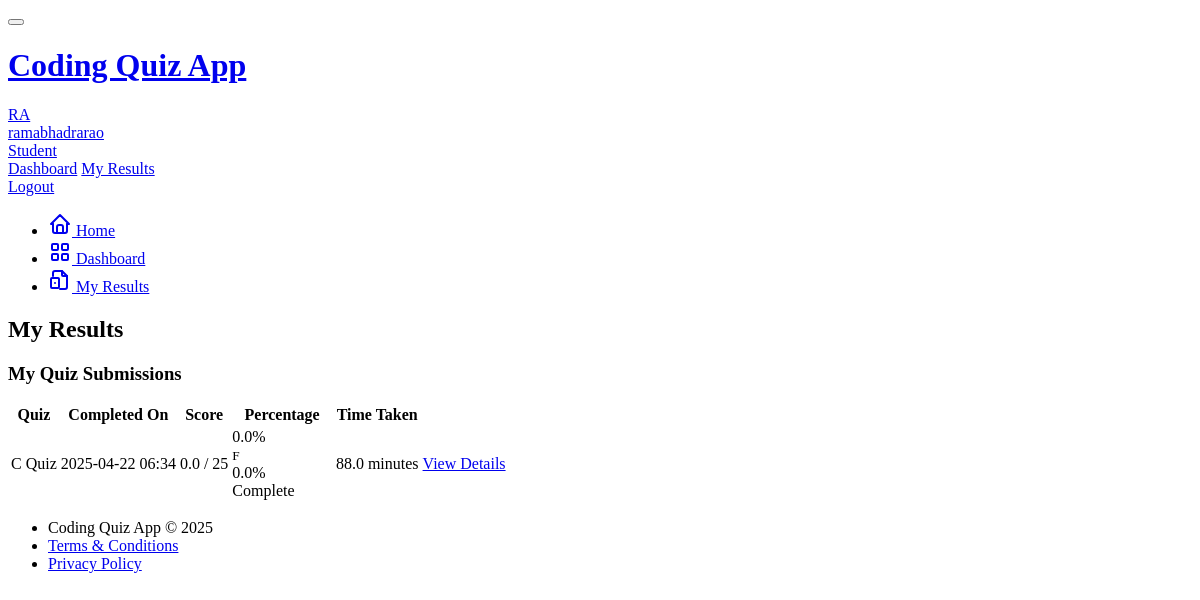
The app's page /student/results (signed in) with its own data.
### models.py (models this page shows, shortened)
class User(UserMixin, db.Model):
    id = db.Column(db.Integer, primary_key=True)
    username = db.Column(db.String(64), unique=True, index=True)
    email = db.Column(db.String(120), unique=True, index=True)
    password_hash = db.Column(db.String(128))
    is_admin = db.Column(db.Boolean, default=False)
    created_at = db.Column(db.DateTime, default=datetime.utcnow)
    quizzes = db.relationship('Quiz', backref='author', lazy='dynamic')
    submissions = db.relationship('Submission', backref='student', lazy='dynamic')

class Submission(db.Model):
    id = db.Column(db.Integer, primary_key=True)
    user_id = db.Column(db.Integer, db.ForeignKey('user.id'))
    quiz_id = db.Column(db.Integer, db.ForeignKey('quiz.id'))
    started_at = db.Column(db.DateTime, default=datetime.utcnow)
    completed_at = db.Column(db.DateTime)
    is_completed = db.Column(db.Boolean, default=False)
    score = db.Column(db.Float)
    total_points = db.Column(db.Integer)
    question_submissions = db.relationship('QuestionSubmission', backref='submission', lazy='dynamic', cascade='all, delete-orphan')

class Quiz(db.Model):
    id = db.Column(db.Integer, primary_key=True)
    title = db.Column(db.String(100), nullable=False)
    description = db.Column(db.Text)
    is_active = db.Column(db.Boolean, default=True)
    time_limit = db.Column(db.Integer, default=30)  # minutes
    created_at = db.Column(db.DateTime, default=datetime.utcnow)
    updated_at = db.Column(db.DateTime, default=datetime.utcnow, onupdate=datetime.utcnow)
    author_id = db.Column(db.Integer, db.ForeignKey('user.id'))
    questions = db.relationship('Question', backref='quiz', lazy='dynamic', cascade='all, delete-orphan')
    submissions = db.relationship('Submission', backref='quiz', lazy='dynamic')

### app/routes/student.py (the view)
@student_bp.route('/results')
@login_required
def results():
    submissions = Submission.query.filter_by(
        user_id=current_user.id,
        is_completed=True
    ).order_by(Submission.completed_at.desc()).all()
    return render_template('student/results.html',
                          submissions=submissions,
                          title='My Results')

### app/templates/student/results.html (shortened to what this page needs)
{% extends "base.html" %}
{% block page_title %}
My Results
{% endblock %}
{% block content %}
<div class="card">
    <div class="card-header">
        <h3 class="card-title">My Quiz Submissions</h3>
    </div>
    <div class="card-body">
        {% if submissions %}
        <div class="table-responsive">
            <table class="table table-vcenter card-table">
                <thead>
                    <tr>
                        <th>Quiz</th>
                        <th>Completed On</th>
                        <th>Score</th>
                        <th>Percentage</th>
                        <th>Time Taken</th>
                        <th class="w-1"></th>
                    </tr>
                </thead>
                <tbody>
                    {% for submission in submissions %}
                    <tr>
                        <td>{{ submission.quiz.title }}</td>
                        <td>{{ submission.completed_at.strftime('%Y-%m-%d %H:%M') }}</td>
                        <td>{{ "%.1f"|format(submission.score) }} / {{ submission.total_points }}</td>
                        <td>
                            {% set percentage = 100 * submission.score / submission.total_points if submission.total_points else 0 %}
                            <div class="clearfix">
                                <div class="float-start mt-1">
                                    {{ "%.1f"|format(percentage) }}%
                                </div>
                                <div class="float-end">
                                    <small class="text-muted">
                                        {% if percentage >= 90 %}A
                                        {% elif percentage >= 80 %}B
                                        {% elif percentage >= 70 %}C
                                        {% elif percentage >= 60 %}D
                                        {% else %}F{% endif %}
                                    </small>
                                </div>
                            </div>
                            <div class="progress progress-sm">
                                <div class="progress-bar" style="width: {{ percentage }}%" role="progressbar"
                                     aria-valuenow="{{ percentage }}" aria-valuemin="0" aria-valuemax="100"
                                     aria-label="{{ percentage }}% Complete">
                                    <span class="visually-hidden">{{ percentage }}% Complete</span>
                                </div>
                            </div>
                        </td>
                        <td>
                            {% set duration = (submission.completed_at - submission.started_at).total_seconds() // 60 %}
                            {{ duration }} minutes
                        </td>
                        <td>
                            <a href="{{ url_for('student.view_submission', submission_id=submission.id) }}" class="btn btn-outline-primary btn-sm">
                                View Details
                            </a>
                        </td>
                    </tr>
                    {% endfor %}
                </tbody>
            </table>
        </div>
        {% endif %}
    </div>
</div>
{% endblock %}

### app/templates/base.html (shortened to what this page needs)
<!DOCTYPE html>
<html lang="en">
<head>
    <link rel="stylesheet" href="https://cdn.jsdelivr.net/npm/@tabler/core@1.0.0-beta17/dist/css/tabler.min.css">
    <link rel="stylesheet" href="https://cdn.jsdelivr.net/npm/@tabler/core@1.0.0-beta17/dist/css/tabler-flags.min.css">
    <link rel="stylesheet" href="https://cdn.jsdelivr.net/npm/@tabler/core@1.0.0-beta17/dist/css/tabler-payments.min.css">
    <link rel="stylesheet" href="https://cdn.jsdelivr.net/npm/@tabler/core@1.0.0-beta17/dist/css/tabler-vendors.min.css">
    <link rel="stylesheet" href="https://cdnjs.cloudflare.com/ajax/libs/codemirror/5.65.2/codemirror.min.css">
    <link rel="stylesheet" href="https://cdnjs.cloudflare.com/ajax/libs/codemirror/5.65.2/theme/dracula.min.css">
    <link rel="stylesheet" href="{{ url_for('static', filename='css/custom.css') }}">
</head>
<body class="antialiased d-flex flex-column min-vh-100">
    <div class="page">
        <header class="navbar navbar-expand-md navbar-light d-print-none">
            <div class="container-xl">
                <button class="navbar-toggler" type="button" data-bs-toggle="collapse" data-bs-target="#navbar-menu">
                </button>
                <h1 class="navbar-brand navbar-brand-autodark d-none-navbar-horizontal pe-0 pe-md-3">
                    <a href="{{ url_for('main.index') }}">
                        Coding Quiz App
                    </a>
                </h1>
                <div class="navbar-nav flex-row order-md-last">
                    <div class="nav-item dropdown">
                        {% if current_user.is_authenticated %}
                        <a href="#" class="nav-link d-flex lh-1 text-reset p-0" data-bs-toggle="dropdown" aria-label="Open user menu">
                            <span class="avatar avatar-sm bg-primary">
                                {{ current_user.username[:2].upper() }}
                            </span>
                            <div class="d-none d-xl-block ps-2">
                                <div>{{ current_user.username }}</div>
                                <div class="mt-1 small text-muted">
                                    {% if current_user.is_admin %}Administrator{% else %}Student{% endif %}
                                </div>
                            </div>
                        </a>
                        <div class="dropdown-menu dropdown-menu-end dropdown-menu-arrow">
                            {% if current_user.is_admin %}
                            <a href="{{ url_for('admin.dashboard') }}" class="dropdown-item">Dashboard</a>
                            <a href="{{ url_for('admin.quizzes') }}" class="dropdown-item">Manage Quizzes</a>
                            <a href="{{ url_for('admin.results') }}" class="dropdown-item">View Results</a>
                            {% else %}
                            <a href="{{ url_for('student.dashboard') }}" class="dropdown-item">Dashboard</a>
                            <a href="{{ url_for('student.results') }}" class="dropdown-item">My Results</a>
                            {% endif %}
                            <a href="{{ url_for('auth.logout') }}" class="dropdown-item">Logout</a>
                        </div>
                        {% endif %}
                    </div>
                </div>
            </div>
        </header>
        <div class="navbar-expand-md">
            <div class="collapse navbar-collapse" id="navbar-menu">
                <div class="navbar navbar-light">
                    <div class="container-xl">
                        <ul class="navbar-nav">
                            <li class="nav-item {% if request.endpoint == 'main.index' %}active{% endif %}">
                                <a class="nav-link" href="{{ url_for('main.index') }}">
                                    <span class="nav-link-icon d-md-none d-lg-inline-block">
                                    </span>
                                    <span class="nav-link-title">Home</span>
                                </a>
                            </li>
                            {% if current_user.is_authenticated %}
                                {% if current_user.is_admin %}
                                <li class="nav-item {% if request.endpoint == 'admin.dashboard' %}active{% endif %}">
                                    <a class="nav-link" href="{{ url_for('admin.dashboard') }}">
                                        <span class="nav-link-icon d-md-none d-lg-inline-block">
                                            <svg xmlns="http://www.w3.org/2000/svg" class="icon" width="24" height="24" viewBox="0 0 24 24" stroke-width="2" stroke="currentColor" fill="none" stroke-linecap="round" stroke-linejoin="round">
                                                <path stroke="none" d="M0 0h24v24H0z" fill="none"/>
                                                <rect x="4" y="4" width="6" height="6" rx="1" />
                                                <rect x="14" y="4" width="6" height="6" rx="1" />
                                                <rect x="4" y="14" width="6" height="6" rx="1" />
                                                <rect x="14" y="14" width="6" height="6" rx="1" />
                                            </svg>
                                        </span>
                                        <span class="nav-link-title">Dashboard</span>
                                    </a>
                                </li>
                                <li class="nav-item {% if request.endpoint == 'admin.quizzes' %}active{% endif %}">
                                    <a class="nav-link" href="{{ url_for('admin.quizzes') }}">
                                        <span class="nav-link-icon d-md-none d-lg-inline-block">
                                            <svg xmlns="http://www.w3.org/2000/svg" class="icon" width="24" height="24" viewBox="0 0 24 24" stroke-width="2" stroke="currentColor" fill="none" stroke-linecap="round" stroke-linejoin="round">
                                                <path stroke="none" d="M0 0h24v24H0z" fill="none"/>
                                                <path d="M14 3v4a1 1 0 0 0 1 1h4" />
                                                <path d="M17 21h-10a2 2 0 0 1 -2 -2v-14a2 2 0 0 1 2 -2h7l5 5v11a2 2 0 0 1 -2 2z" />
                                                <line x1="9" y1="9" x2="10" y2="9" />
                                                <line x1="9" y1="13" x2="15" y2="13" />
                                                <line x1="9" y1="17" x2="15" y2="17" />
                                            </svg>
                                        </span>
                                        <span class="nav-link-title">Quizzes</span>
                                    </a>
                                </li>
                                <li class="nav-item {% if request.endpoint == 'admin.results' %}active{% endif %}">
                                    <a class="nav-link" href="{{ url_for('admin.results') }}">
                                        <span class="nav-link-icon d-md-none d-lg-inline-block">
                                            <svg xmlns="http://www.w3.org/2000/svg" class="icon" width="24" height="24" viewBox="0 0 24 24" stroke-width="2" stroke="currentColor" fill="none" stroke-linecap="round" stroke-linejoin="round">
                                                <path stroke="none" d="M0 0h24v24H0z" fill="none"/>
                                                <path d="M14 3v4a1 1 0 0 0 1 1h4" />
                                                <path d="M5 8v-3a2 2 0 0 1 2 -2h7l5 5v11a2 2 0 0 1 -2 2h-5" />
                                                <rect x="3" y="10" width="8" height="10" rx="1" />
                                                <path d="M7 15h.01" />
                                            </svg>
                                        </span>
                                        <span class="nav-link-title">Results</span>
                                    </a>
                                </li>
                                {% else %}
                                <li class="nav-item {% if request.endpoint == 'student.dashboard' %}active{% endif %}">
                                    <a class="nav-link" href="{{ url_for('student.dashboard') }}">
                                        <span class="nav-link-icon d-md-none d-lg-inline-block">
                                        </span>
                                        <span class="nav-link-title">Dashboard</span>
                                    </a>
                                </li>
                                <li class="nav-item {% if request.endpoint == 'student.results' %}active{% endif %}">
                                    <a class="nav-link" href="{{ url_for('student.results') }}">
                                        <span class="nav-link-icon d-md-none d-lg-inline-block">
                                        </span>
                                        <span class="nav-link-title">My Results</span>
                                    </a>
                                </li>
                                {% endif %}
                            {% endif %}
                        </ul>
                    </div>
                </div>
            </div>
        </div>
        <div class="page-wrapper">
            <div class="container-xl">
                <div class="page-header d-print-none">
                    <div class="row align-items-center">
                        <div class="col">
                            <h2 class="page-title">
                                {% block page_title %}{{ title }}{% endblock %}
                            </h2>
                        </div>
                    </div>
                </div>
            </div>
            <div class="page-body">
                <div class="container-xl">
                    {% block content %}{% endblock %}
                </div>
            </div>
            <footer class="footer footer-transparent d-print-none mt-auto">
                <div class="container-xl">
                    <div class="row text-center align-items-center flex-row-reverse">
                        <div class="col-12 col-lg-auto mt-3 mt-lg-0">
                            <ul class="list-inline list-inline-dots mb-0">
                                <li class="list-inline-item">
                                    Coding Quiz App &copy; 2025
                                </li>
                                <li class="list-inline-item">
                                    <a href="#" class="link-secondary">Terms & Conditions</a>
                                </li>
                                <li class="list-inline-item">
                                    <a href="#" class="link-secondary">Privacy Policy</a>
                                </li>
                            </ul>
                        </div>
                    </div>
                </div>
            </footer>
        </div>
    </div>
</body>
</html>

### records on screen
User: username "RA", username "ramabhadrarao"
Submission: quiz "C Quiz", completed_at "2025-04-22 06:34", score "0.0", total_points "25", duration "88.0"
